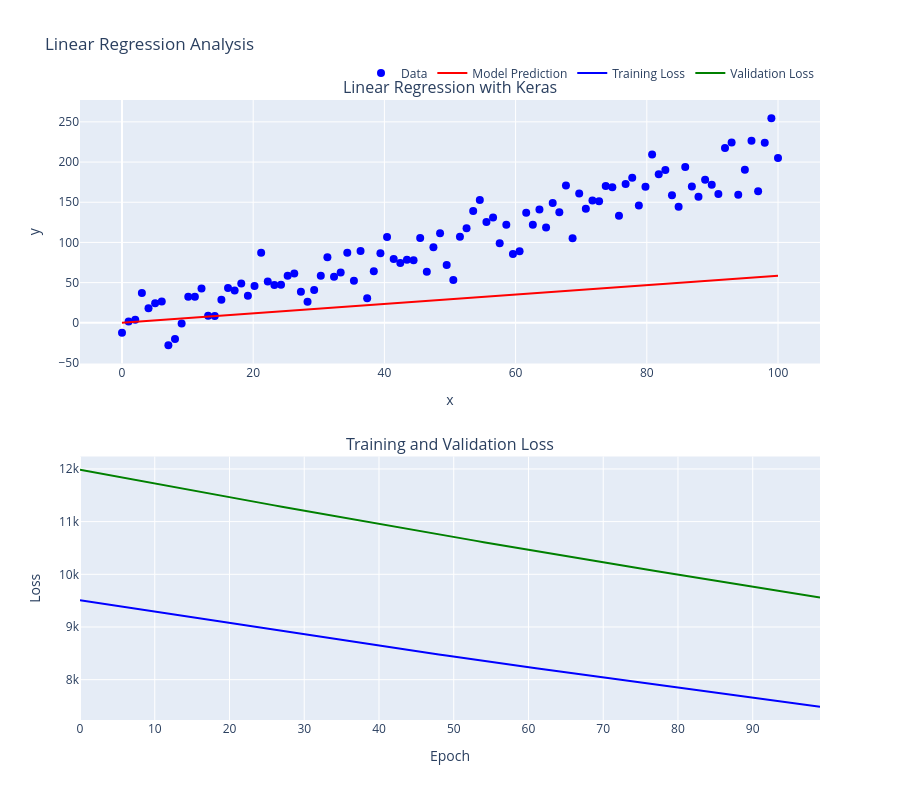

Notebook code for this chart:
### Code cell
# Create subplots: one for data and prediction, one for training history
fig = make_subplots(rows=2, cols=1,
                    subplot_titles=('Linear Regression with Keras',
                                   'Training and Validation Loss'),
                    vertical_spacing=0.15,
                    specs=[[{"type": "scatter"}],
                           [{"type": "scatter"}]])
# Add scatter plot for original data
fig.add_trace(
    go.Scatter(
        x=df['x'],
        y=df['y'],
        mode='markers',
        name='Data',
        marker=dict(color='blue', size=8)
    ),
    row=1, col=1
)
# Add line plot for model prediction
fig.add_trace(
    go.Scatter(
        x=df['x'],
        y=df['y_pred'],
        mode='lines',
        name='Model Prediction',
        line=dict(color='red', width=2)
    ),
    row=1, col=1
)

# Add training loss plot
fig.add_trace(
    go.Scatter(
        x=list(range(len(history.history['loss']))),
        y=history.history['loss'],
        mode='lines',
        name='Training Loss',
        line=dict(color='blue', width=2)
    ),
    row=2, col=1
)
# Add validation loss plot
fig.add_trace(
    go.Scatter(
        x=list(range(len(history.history['val_loss']))),
        y=history.history['val_loss'],
        mode='lines',
        name='Validation Loss',
        line=dict(color='green', width=2)
    ),
    row=2, col=1
)

# Update layout
fig.update_layout(
    height=800,
    width=900,
    title_text="Linear Regression Analysis",
    showlegend=True,
    legend=dict(orientation="h", yanchor="bottom", y=1.02, xanchor="right", x=1)
)

# Update axes
fig.update_xaxes(title_text="x", row=1, col=1)
fig.update_yaxes(title_text="y", row=1, col=1)
fig.update_xaxes(title_text="Epoch", row=2, col=1)
fig.update_yaxes(title_text="Loss", row=2, col=1)
